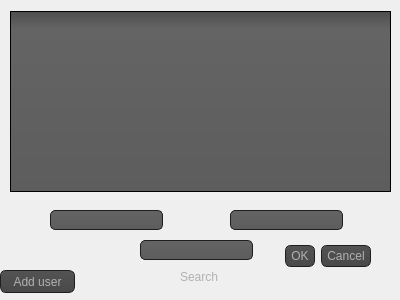
<?xml version="1.0" encoding="UTF-8"?>
<ui version="4.0">
 <class>Useredit</class>
 <widget class="QDialog" name="Useredit">
  <property name="geometry">
   <rect>
    <x>0</x>
    <y>0</y>
    <width>400</width>
    <height>300</height>
   </rect>
  </property>
  <property name="windowTitle">
   <string>Dialog</string>
  </property>
  <property name="styleSheet">
   <string notr="true">QToolTip
{
     border: 1px solid black;
     background-color: #ffa02f;
     padding: 1px;
     border-radius: 3px;
     opacity: 100;
}

QWidget
{
    color: #b1b1b1;
 
}

QWidget:item:hover
{
    background-color: QLinearGradient( x1: 0, y1: 0, x2: 0, y2: 1, stop: 0 #ffa02f, stop: 1 #ca0619);
    color: #000000;
}

QWidget:item:selected
{
    background-color: QLinearGradient( x1: 0, y1: 0, x2: 0, y2: 1, stop: 0 #ffa02f, stop: 1 #d7801a);
}

QMenuBar::item
{
    background: transparent;
}

QMenuBar::item:selected
{
    background: transparent;
    border: 1px solid #ffaa00;
}

QMenuBar::item:pressed
{
    background: #444;
    border: 1px solid #000;
    background-color: QLinearGradient(
        x1:0, y1:0,
        x2:0, y2:1,
        stop:1 #212121,
        stop:0.4 #343434/*,
        stop:0.2 #343434,
        stop:0.1 #ffaa00*/
    );
    margin-bottom:-1px;
    padding-bottom:1px;
}

QMenu
{
    border: 1px solid #000;
}

QMenu::item
{
    padding: 2px 20px 2px 20px;
}

QMenu::item:selected
{
    color: #000000;
}

QWidget:disabled
{
    color: #404040;
    background-color: #323232;
}

QAbstractItemView
{
    background-color: QLinearGradient( x1: 0, y1: 0, x2: 0, y2: 1, stop: 0 #4d4d4d, stop: 0.1 #646464, stop: 1 #5d5d5d);
}

QWidget:focus
{
    /*border: 2px solid QLinearGradient( x1: 0, y1: 0, x2: 0, y2: 1, stop: 0 #ffa02f, stop: 1 #d7801a);*/
}

QLineEdit
{
    background-color: QLinearGradient( x1: 0, y1: 0, x2: 0, y2: 1, stop: 0 #4d4d4d, stop: 0 #646464, stop: 1 #5d5d5d);
    padding: 1px;
    border-style: solid;
    border: 1px solid #1e1e1e;
    border-radius: 5;
}

QPushButton
{
    color: #b1b1b1;
    background-color: QLinearGradient( x1: 0, y1: 0, x2: 0, y2: 1, stop: 0 #565656, stop: 0.1 #525252, stop: 0.5 #4e4e4e, stop: 0.9 #4a4a4a, stop: 1 #464646);
    border-width: 1px;
    border-color: #1e1e1e;
    border-style: solid;
    border-radius: 6;
    padding: 3px;
    font-size: 12px;
    padding-left: 5px;
    padding-right: 5px;
}

QPushButton:pressed
{
    background-color: QLinearGradient( x1: 0, y1: 0, x2: 0, y2: 1, stop: 0 #2d2d2d, stop: 0.1 #2b2b2b, stop: 0.5 #292929, stop: 0.9 #282828, stop: 1 #252525);
}

QComboBox
{
    selection-background-color: #ffaa00;
    background-color: QLinearGradient( x1: 0, y1: 0, x2: 0, y2: 1, stop: 0 #565656, stop: 0.1 #525252, stop: 0.5 #4e4e4e, stop: 0.9 #4a4a4a, stop: 1 #464646);
    border-style: solid;
    border: 1px solid #1e1e1e;
    border-radius: 5;
}

QComboBox:hover,QPushButton:hover
{
    border: 2px solid QLinearGradient( x1: 0, y1: 0, x2: 0, y2: 1, stop: 0 #ffa02f, stop: 1 #d7801a);
}


QComboBox:on
{
    padding-top: 3px;
    padding-left: 4px;
    background-color: QLinearGradient( x1: 0, y1: 0, x2: 0, y2: 1, stop: 0 #2d2d2d, stop: 0.1 #2b2b2b, stop: 0.5 #292929, stop: 0.9 #282828, stop: 1 #252525);
    selection-background-color: #ffaa00;
}

QComboBox QAbstractItemView
{
    border: 2px solid darkgray;
    selection-background-color: QLinearGradient( x1: 0, y1: 0, x2: 0, y2: 1, stop: 0 #ffa02f, stop: 1 #d7801a);
}

QComboBox::drop-down
{
     subcontrol-origin: padding;
     subcontrol-position: top right;
     width: 15px;

     border-left-width: 0px;
     border-left-color: darkgray;
     border-left-style: solid; /* just a single line */
     border-top-right-radius: 3px; /* same radius as the QComboBox */
     border-bottom-right-radius: 3px;
 }

QComboBox::down-arrow
{
     image: url(:/down_arrow.png);
}

QGroupBox:focus
{
border: 2px solid QLinearGradient( x1: 0, y1: 0, x2: 0, y2: 1, stop: 0 #ffa02f, stop: 1 #d7801a);
}

QTextEdit:focus
{
    border: 2px solid QLinearGradient( x1: 0, y1: 0, x2: 0, y2: 1, stop: 0 #ffa02f, stop: 1 #d7801a);
}

QScrollBar:horizontal {
     border: 1px solid #222222;
     background: QLinearGradient( x1: 0, y1: 0, x2: 0, y2: 1, stop: 0.0 #121212, stop: 0.2 #282828, stop: 1 #484848);
     height: 7px;
     margin: 0px 16px 0 16px;
}

QScrollBar::handle:horizontal
{
      background: QLinearGradient( x1: 0, y1: 0, x2: 1, y2: 0, stop: 0 #ffa02f, stop: 0.5 #d7801a, stop: 1 #ffa02f);
      min-height: 20px;
      border-radius: 2px;
}

QScrollBar::add-line:horizontal {
      border: 1px solid #1b1b19;
      border-radius: 2px;
      background: QLinearGradient( x1: 0, y1: 0, x2: 1, y2: 0, stop: 0 #ffa02f, stop: 1 #d7801a);
      width: 14px;
      subcontrol-position: right;
      subcontrol-origin: margin;
}

QScrollBar::sub-line:horizontal {
      border: 1px solid #1b1b19;
      border-radius: 2px;
      background: QLinearGradient( x1: 0, y1: 0, x2: 1, y2: 0, stop: 0 #ffa02f, stop: 1 #d7801a);
      width: 14px;
     subcontrol-position: left;
     subcontrol-origin: margin;
}

QScrollBar::right-arrow:horizontal, QScrollBar::left-arrow:horizontal
{
      border: 1px solid black;
      width: 1px;
      height: 1px;
      background: white;
}

QScrollBar::add-page:horizontal, QScrollBar::sub-page:horizontal
{
      background: none;
}

QScrollBar:vertical
{
      background: QLinearGradient( x1: 0, y1: 0, x2: 1, y2: 0, stop: 0.0 #121212, stop: 0.2 #282828, stop: 1 #484848);
      width: 7px;
      margin: 16px 0 16px 0;
      border: 1px solid #222222;
}

QScrollBar::handle:vertical
{
      background: QLinearGradient( x1: 0, y1: 0, x2: 0, y2: 1, stop: 0 #ffa02f, stop: 0.5 #d7801a, stop: 1 #ffa02f);
      min-height: 20px;
      border-radius: 2px;
}

QScrollBar::add-line:vertical
{
      border: 1px solid #1b1b19;
      border-radius: 2px;
      background: QLinearGradient( x1: 0, y1: 0, x2: 0, y2: 1, stop: 0 #ffa02f, stop: 1 #d7801a);
      height: 14px;
      subcontrol-position: bottom;
      subcontrol-origin: margin;
}

QScrollBar::sub-line:vertical
{
      border: 1px solid #1b1b19;
      border-radius: 2px;
      background: QLinearGradient( x1: 0, y1: 0, x2: 0, y2: 1, stop: 0 #d7801a, stop: 1 #ffa02f);
      height: 14px;
      subcontrol-position: top;
      subcontrol-origin: margin;
}

QScrollBar::up-arrow:vertical, QScrollBar::down-arrow:vertical
{
      border: 1px solid black;
      width: 1px;
      height: 1px;
      background: white;
}


QScrollBar::add-page:vertical, QScrollBar::sub-page:vertical
{
      background: none;
}

QTextEdit
{
    background-color: #242424;
}

QPlainTextEdit
{
    background-color: #242424;
}

QHeaderView::section
{
    background-color: QLinearGradient(x1:0, y1:0, x2:0, y2:1, stop:0 #616161, stop: 0.5 #505050, stop: 0.6 #434343, stop:1 #656565);
    color: white;
    padding-left: 4px;
    border: 1px solid #6c6c6c;
}

QCheckBox:disabled
{
color: #414141;
}

QDockWidget::title
{
    text-align: center;
    spacing: 3px; /* spacing between items in the tool bar */
    background-color: QLinearGradient(x1:0, y1:0, x2:0, y2:1, stop:0 #323232, stop: 0.5 #242424, stop:1 #323232);
}

QDockWidget::close-button, QDockWidget::float-button
{
    text-align: center;
    spacing: 1px; /* spacing between items in the tool bar */
    background-color: QLinearGradient(x1:0, y1:0, x2:0, y2:1, stop:0 #323232, stop: 0.5 #242424, stop:1 #323232);
}

QDockWidget::close-button:hover, QDockWidget::float-button:hover
{
    background: #242424;
}

QDockWidget::close-button:pressed, QDockWidget::float-button:pressed
{
    padding: 1px -1px -1px 1px;
}

QMainWindow::separator
{
    background-color: QLinearGradient(x1:0, y1:0, x2:0, y2:1, stop:0 #161616, stop: 0.5 #151515, stop: 0.6 #212121, stop:1 #343434);
    color: white;
    padding-left: 4px;
    border: 1px solid #4c4c4c;
    spacing: 3px; /* spacing between items in the tool bar */
}

QMainWindow::separator:hover
{

    background-color: QLinearGradient(x1:0, y1:0, x2:0, y2:1, stop:0 #d7801a, stop:0.5 #b56c17 stop:1 #ffa02f);
    color: white;
    padding-left: 4px;
    border: 1px solid #6c6c6c;
    spacing: 3px; /* spacing between items in the tool bar */
}

QToolBar::handle
{
     spacing: 3px; /* spacing between items in the tool bar */
     background: url(:/images/handle.png);
}

QMenu::separator
{
    height: 2px;
    background-color: QLinearGradient(x1:0, y1:0, x2:0, y2:1, stop:0 #161616, stop: 0.5 #151515, stop: 0.6 #212121, stop:1 #343434);
    color: white;
    padding-left: 4px;
    margin-left: 10px;
    margin-right: 5px;
}

QProgressBar
{
    border: 2px solid grey;
    border-radius: 5px;
    text-align: center;
}

QProgressBar::chunk
{
    background-color: #d7801a;
    width: 2.15px;
    margin: 0.5px;
}

QTabBar::tab {
    color: #b1b1b1;
    border: 1px solid #444;
    border-bottom-style: none;
    background-color: #323232;
    padding-left: 10px;
    padding-right: 10px;
    padding-top: 3px;
    padding-bottom: 2px;
    margin-right: -1px;
}

QTabWidget::pane {
    border: 1px solid #444;
    top: 1px;
}

QTabBar::tab:last
{
    margin-right: 0; /* the last selected tab has nothing to overlap with on the right */
    border-top-right-radius: 3px;
}

QTabBar::tab:first:!selected
{
 margin-left: 0px; /* the last selected tab has nothing to overlap with on the right */


    border-top-left-radius: 3px;
}

QTabBar::tab:!selected
{
    color: #b1b1b1;
    border-bottom-style: solid;
    margin-top: 3px;
    background-color: QLinearGradient(x1:0, y1:0, x2:0, y2:1, stop:1 #212121, stop:.4 #343434);
}

QTabBar::tab:selected
{
    border-top-left-radius: 3px;
    border-top-right-radius: 3px;
    margin-bottom: 0px;
}

QTabBar::tab:!selected:hover
{
    /*border-top: 2px solid #ffaa00;
    padding-bottom: 3px;*/
    border-top-left-radius: 3px;
    border-top-right-radius: 3px;
    background-color: QLinearGradient(x1:0, y1:0, x2:0, y2:1, stop:1 #212121, stop:0.4 #343434, stop:0.2 #343434, stop:0.1 #ffaa00);
}

QRadioButton::indicator:checked, QRadioButton::indicator:unchecked{
    color: #b1b1b1;
    background-color: #323232;
    border: 1px solid #b1b1b1;
    border-radius: 6px;
}

QRadioButton::indicator:checked
{
    background-color: qradialgradient(
        cx: 0.5, cy: 0.5,
        fx: 0.5, fy: 0.5,
        radius: 1.0,
        stop: 0.25 #ffaa00,
        stop: 0.3 #323232
    );
}

QCheckBox::indicator{
    color: #b1b1b1;
    background-color: #323232;
    border: 1px solid #b1b1b1;
    width: 9px;
    height: 9px;
}

QRadioButton::indicator
{
    border-radius: 6px;
}

QRadioButton::indicator:hover, QCheckBox::indicator:hover
{
    border: 1px solid #ffaa00;
}

QCheckBox::indicator:checked
{
    image:url(:/images/checkbox.png);
}

QCheckBox::indicator:disabled, QRadioButton::indicator:disabled
{
    border: 1px solid #444;
}</string>
  </property>
  <widget class="QDialogButtonBox" name="buttonBox">
   <property name="geometry">
    <rect>
     <x>30</x>
     <y>240</y>
     <width>341</width>
     <height>32</height>
    </rect>
   </property>
   <property name="styleSheet">
    <string notr="true"/>
   </property>
   <property name="orientation">
    <enum>Qt::Horizontal</enum>
   </property>
   <property name="standardButtons">
    <set>QDialogButtonBox::Cancel|QDialogButtonBox::Ok</set>
   </property>
  </widget>
  <widget class="QTableView" name="tableView">
   <property name="geometry">
    <rect>
     <x>10</x>
     <y>11</y>
     <width>381</width>
     <height>181</height>
    </rect>
   </property>
   <property name="editTriggers">
    <set>QAbstractItemView::DoubleClicked</set>
   </property>
  </widget>
  <widget class="QLineEdit" name="lineEdit_pass">
   <property name="geometry">
    <rect>
     <x>50</x>
     <y>210</y>
     <width>113</width>
     <height>20</height>
    </rect>
   </property>
  </widget>
  <widget class="QLineEdit" name="lineEdit_des">
   <property name="geometry">
    <rect>
     <x>230</x>
     <y>210</y>
     <width>113</width>
     <height>20</height>
    </rect>
   </property>
  </widget>
  <widget class="QPushButton" name="pushButton">
   <property name="geometry">
    <rect>
     <x>0</x>
     <y>270</y>
     <width>75</width>
     <height>23</height>
    </rect>
   </property>
   <property name="text">
    <string>Add user</string>
   </property>
  </widget>
  <widget class="QLineEdit" name="lineEdit_search">
   <property name="geometry">
    <rect>
     <x>140</x>
     <y>240</y>
     <width>113</width>
     <height>20</height>
    </rect>
   </property>
  </widget>
  <widget class="QLabel" name="label">
   <property name="geometry">
    <rect>
     <x>180</x>
     <y>270</y>
     <width>47</width>
     <height>13</height>
    </rect>
   </property>
   <property name="text">
    <string>Search</string>
   </property>
  </widget>
 </widget>
 <resources/>
 <connections>
  <connection>
   <sender>buttonBox</sender>
   <signal>accepted()</signal>
   <receiver>Useredit</receiver>
   <slot>accept()</slot>
   <hints>
    <hint type="sourcelabel">
     <x>248</x>
     <y>254</y>
    </hint>
    <hint type="destinationlabel">
     <x>157</x>
     <y>274</y>
    </hint>
   </hints>
  </connection>
  <connection>
   <sender>buttonBox</sender>
   <signal>rejected()</signal>
   <receiver>Useredit</receiver>
   <slot>reject()</slot>
   <hints>
    <hint type="sourcelabel">
     <x>316</x>
     <y>260</y>
    </hint>
    <hint type="destinationlabel">
     <x>286</x>
     <y>274</y>
    </hint>
   </hints>
  </connection>
 </connections>
</ui>
